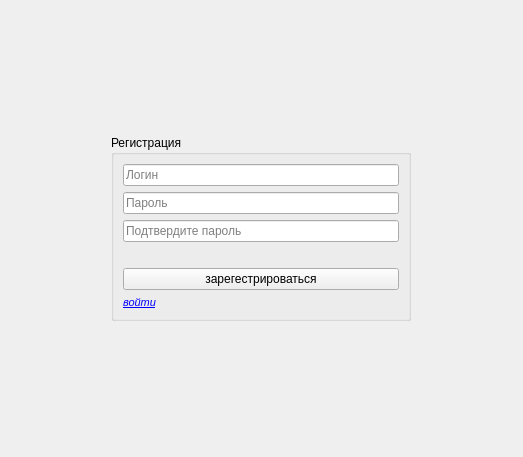
<?xml version="1.0" encoding="UTF-8"?>
<ui version="4.0">
 <class>Registration</class>
 <widget class="QWidget" name="Registration">
  <property name="geometry">
   <rect>
    <x>0</x>
    <y>0</y>
    <width>523</width>
    <height>457</height>
   </rect>
  </property>
  <property name="windowTitle">
   <string>Form</string>
  </property>
  <layout class="QGridLayout" name="gridLayout_widget">
   <item row="0" column="0">
    <widget class="QGroupBox" name="groupBox">
     <property name="sizePolicy">
      <sizepolicy hsizetype="Maximum" vsizetype="Maximum">
       <horstretch>0</horstretch>
       <verstretch>0</verstretch>
      </sizepolicy>
     </property>
     <property name="minimumSize">
      <size>
       <width>300</width>
       <height>0</height>
      </size>
     </property>
     <property name="title">
      <string>Регистрация</string>
     </property>
     <layout class="QVBoxLayout" name="verticalLayout">
      <item>
       <widget class="QLineEdit" name="lineEdit_username">
        <property name="minimumSize">
         <size>
          <width>200</width>
          <height>0</height>
         </size>
        </property>
        <property name="inputMask">
         <string/>
        </property>
        <property name="placeholderText">
         <string>Логин</string>
        </property>
       </widget>
      </item>
      <item>
       <widget class="QLineEdit" name="lineEdit_password">
        <property name="minimumSize">
         <size>
          <width>200</width>
          <height>0</height>
         </size>
        </property>
        <property name="echoMode">
         <enum>QLineEdit::Password</enum>
        </property>
        <property name="placeholderText">
         <string>Пароль</string>
        </property>
       </widget>
      </item>
      <item>
       <widget class="QLineEdit" name="lineEdit_confirmPassword">
        <property name="minimumSize">
         <size>
          <width>200</width>
          <height>0</height>
         </size>
        </property>
        <property name="echoMode">
         <enum>QLineEdit::Password</enum>
        </property>
        <property name="placeholderText">
         <string>Подтвердите пароль</string>
        </property>
       </widget>
      </item>
      <item>
       <widget class="QLabel" name="label_error">
        <property name="styleSheet">
         <string notr="true">QLabel {color:red;}</string>
        </property>
        <property name="text">
         <string/>
        </property>
       </widget>
      </item>
      <item>
       <widget class="QPushButton" name="pushButton_register">
        <property name="text">
         <string>зарегестрироваться</string>
        </property>
       </widget>
      </item>
      <item>
       <widget class="QPushButton" name="pushButton_toLogin">
        <property name="sizePolicy">
         <sizepolicy hsizetype="Maximum" vsizetype="Fixed">
          <horstretch>0</horstretch>
          <verstretch>0</verstretch>
         </sizepolicy>
        </property>
        <property name="font">
         <font>
          <pointsize>8</pointsize>
          <italic>true</italic>
          <underline>true</underline>
         </font>
        </property>
        <property name="styleSheet">
         <string notr="true">QPushButton{
	background-color:  transparent ;
	color:  blue;
	border: 0;
}</string>
        </property>
        <property name="text">
         <string>войти</string>
        </property>
       </widget>
      </item>
     </layout>
    </widget>
   </item>
  </layout>
 </widget>
 <resources/>
 <connections/>
</ui>
